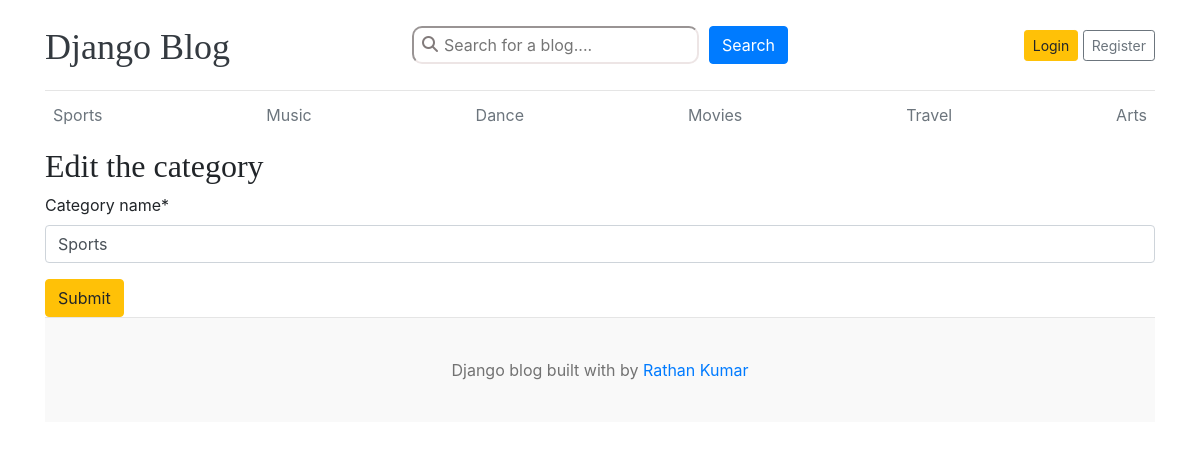
The page /dashboard/categories/edit/1/ on the database its author committed.
### blogs/models.py (models this page shows, shortened)
class Category(models.Model):
    category_name = models.CharField(max_length=255, unique=True)
    created_at = models.DateTimeField(auto_now_add=True)
    updated_at = models.DateTimeField(auto_now=True)
    class Meta:
        verbose_name_plural = 'categories'

### dashboard/views.py (the view)
# urls.py: path('categories/edit/<int:pk>/', views.edit_category, name="edit_category"),
def edit_category(request, pk):
    category = get_object_or_404(Category, pk=pk)
    if request.method == 'POST':
        form = CategoryForm(request.POST, instance=category)
        if form.is_valid():
            form.save()
            return redirect('categories')
    form = CategoryForm(instance=category)
    context = {
        'form': form,
        'category': category,
    }
    return render(request, 'dashboards/edit_category.html', context)

### dashboard/forms.py
class CategoryForm(forms.ModelForm):
    class Meta:
        model = Category
        fields = '__all__'

### blogs/context_processors.py (called while the page is built)
def get_categories(request):
    categories = Category.objects.all()
    return dict(categories=categories)

### templates/dashboards/edit_category.html (shortened to what this page needs)
{% extends 'base.html' %}
{% block content %}
{% load crispy_forms_tags %}
<h2>Edit the category </h2>
<form action="{% url 'edit_category' category.id %}" method="POST">
    {{form | crispy}}
    <button class="btn btn-warning">Submit</button>
</form>
{% endblock %}

### templates/base.html (shortened to what this page needs)
{% load static %}
<!DOCTYPE html>
<html lang="en">
<head>
    <link href="https://getbootstrap.com/docs/4.0/dist/css/bootstrap.min.css" rel="stylesheet">
    <link href="{% static 'css/blog.css' %}" rel="stylesheet">
    <link rel="stylesheet" href="https://cdnjs.cloudflare.com/ajax/libs/font-awesome/6.6.0/css/all.min.css">
</head>
<body>
    <div class="container">
        <header class="blog-header py-3">
            <div class="row flex-nowrap justify-content-between align-items-center">
                <div class="col-4 pt-1">
                    <a class="blog-header-logo text-dark" href="/">Django Blog</a>
                </div>
                <div class="col-4">
                    <form class="search-form" action="{% url 'search' %}" method="GET">
                        <div class="search-container">
                            <i class="fa-solid fa-magnifying-glass"></i>
                            <input type="text" name="keyword" placeholder="Search for a blog....">
                        </div>
                        <button class="btn btn-primary" id="submitbtn" type="submit">Search</button>
                    </form>
                </div>
                <div class="col-4 d-flex justify-content-end align-items-center">
                    {% if not user.is_authenticated %}
                    <a class="btn btn-sm btn-warning" href="{% url 'login' %}">Login</a> &nbsp;
                    <a class="btn btn-sm btn-outline-secondary" href="{% url 'register' %}">Register</a>
                    {% endif %}
                </div>
            </div>
        </header>
        <div class="nav-scroller py-1 mb-2">
            <nav class="nav d-flex justify-content-between">
                {% for category in categories %}
                <a class="p-2 text-muted"
                    href="{% url 'posts_by_category' category.id %}">{{category.category_name}}</a>
                {% endfor %}
            </nav>
        </div>
        {% block content %}
        {% endblock %}
        <footer class="blog-footer">
            <p>Django blog built with by <a href="#">Rathan Kumar</a></p>
        </footer>
</body>
</html>

### blog_main/static/css/blog.css (style rules this page uses)
.blog-header { border-bottom: 1px solid #e5e5e5; }
.blog-header-logo { font-family: "Playfair Display", Georgia, "Times New Roman", serif ; font-size: 2.25rem; }
h1, h2, h3, h4, h5, h6 { font-family: "Playfair Display", Georgia, "Times New Roman", serif ; }
.blog-footer { padding: 2.5rem 0; color: #727272; text-align: center; background-color: #f9f9f9; border-top: .05rem solid #e5e5e5; }
.blog-footer p:last-child { margin-bottom: 0; }
.search-form { display: flex; justify-content: center; gap: 10px; }
.search-container { position: relative; }
.search-container i { position: absolute; left: 10px; top: 10px; color: #827b7b; }
.search-container input { padding: 5px 5px 5px 30px; border-radius: 10px; border-color: rgb(237, 229, 229); }

### rows shown on the page
Category: category_name "Sports"
Category: category_name "Music"
Category: category_name "Dance"
Category: category_name "Movies"
Category: category_name "Travel"
Category: category_name "Arts"
